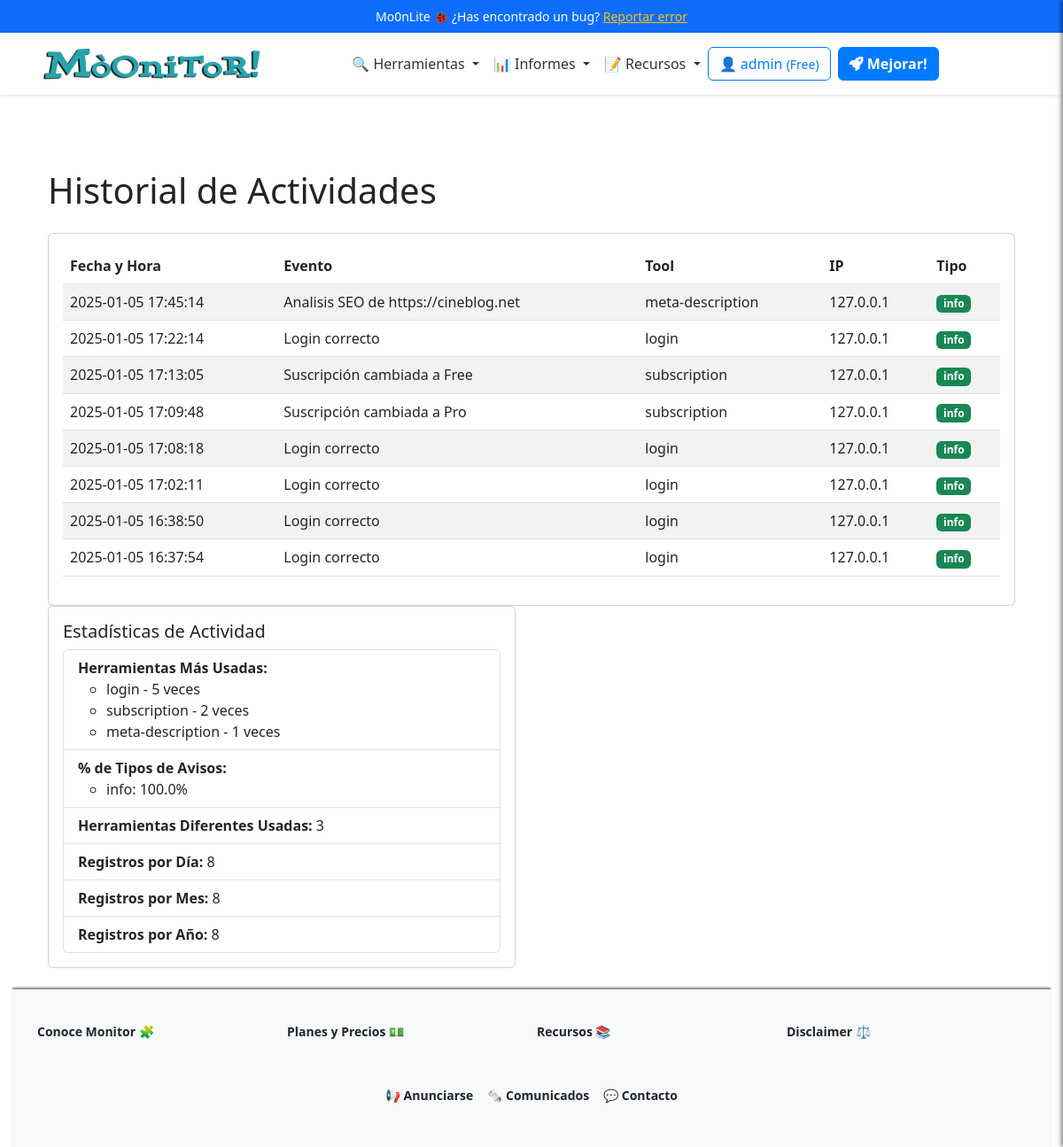
Page /profile/logs (signed in) on the earlier database version.
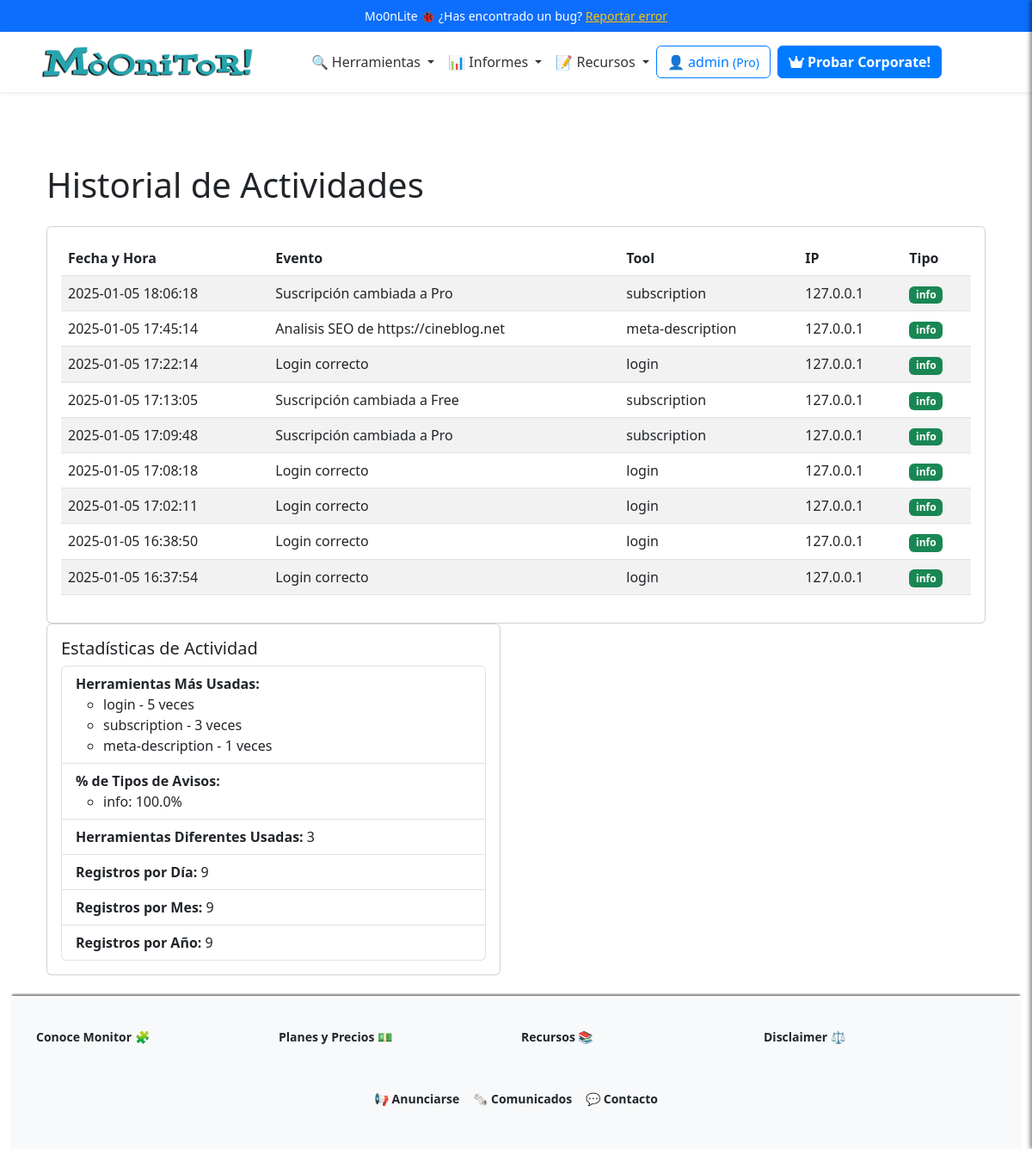
Same page on the later database version.
### app/models/user_model.py (models this page shows, shortened)
class Users(UserMixin, db.Model):
    __tablename__ = 'Users'
    id = db.Column(db.Integer, primary_key=True)
    username = db.Column(db.String(80), unique=True, nullable=False)
    email = db.Column(db.String(120), unique=True, nullable=False)
    password_hash = db.Column(db.String(255), nullable=False)
    token = db.Column(db.String(255), index=True, unique=True)
    active = db.Column(db.Boolean, default=False)
    registered_on = db.Column(db.DateTime,
                              nullable=False,
                              default=datetime.datetime.utcnow)
    config = db.Column(JSONType)
    role = db.Column(db.String(20), nullable=False, default='usuario')
    subscription_plan = db.Column(Enum('Free',
                                       'Pro',
                                       'Corporate',
                                       name='subscription_plans'),
                                  default='Free')
    subscription_currency = db.Column(
        db.String(3), default='EUR')  # ISO currency codes (e.g., USD, EUR)
    subscription_expiration = db.Column(db.DateTime, nullable=True)
    subscription_frequency = db.Column(Enum('Monthly',
                                            'Annually',
                                            name='subscription_frequency'),
                                       default='Monthly')
    primary_payment = db.Column(JSONType, nullable=True)  # IBAN, SWIFT, etc.
    secondary_payment = db.Column(JSONType, nullable=True)
    transactions = db.relationship('Transaction', backref='user', lazy=True)
    def is_subscription_active(self):
        if not self.subscription_expiration:
            return False
        return self.subscription_expiration > datetime.datetime.utcnow()

class UserLog(db.Model):
    __tablename__ = 'UserLogs'
    id = db.Column(db.Integer, primary_key=True)
    user_id = db.Column(db.Integer, db.ForeignKey('Users.id'), nullable=False)
    username = db.Column(db.String(80), nullable=False)
    event = db.Column(db.String(255),
                      nullable=False)  # Description of the event
    tool = db.Column(db.String(255), nullable=False)  # Tool used
    timestamp = db.Column(db.DateTime,
                          nullable=False,
                          default=datetime.datetime.utcnow)
    ip_address = db.Column(db.String(45), nullable=False)  # Supports IPv4/IPv6
    log_type = db.Column(Enum('info', 'warn', 'err', name='log_types'),
                         nullable=False)

### app/views/user_views.py (the view)
@app.route('/profile/logs')
@login_required
def view_logs():
    breadcrumbs = [{
        'url': '/profile',
        'text': 'Perfil'
    }, {
        'url': '/profile/logs',
        'text': 'Historial de Actividades'
    }]
    logs = UserLog.query.filter_by(user_id=current_user.id).order_by(
        UserLog.timestamp.desc()).all()
    stats = calculate_log_statistics(logs)
    return render_template('user/view_logs.html',
                           logs=logs,
                           stats=stats,
                           breadcrumbs=breadcrumbs)

### app/__init__.py (called while the page is built)
@app.context_processor
def inject_sidebar_info():
    return dict(is_admin=current_user.is_authenticated
                and current_user.role == 'admin')

@app.context_processor
def inject_breadcrumb():
    breadcrumbs = [{
        'url': '/',
        'text': 'Inicio'
    }, {
        'url': '/profile',
        'text': 'Opcion 1'
    }, {
        'url': '/profile/edit',
        'text': 'Sub opcion 1'
    }]
    return {'breadcrumbs': breadcrumbs}

@app.context_processor
def inject_grouped_tools():
    grouped_tools = {}
    for category, tools_in_category in groupby(sorted(
            tools, key=itemgetter('category')),
                                               key=itemgetter('category')):
        subcategories = {}
        for subcategory, tools_in_subcategory in groupby(
                sorted(tools_in_category, key=itemgetter('subcategory')),
                key=itemgetter('subcategory')):
            subcategories[subcategory] = list(tools_in_subcategory)
        grouped_tools[category] = subcategories
    return dict(grouped_tools=grouped_tools)

@login_manager.user_loader
def load_user(user_id):
    return Users.query.get(int(user_id))

### app/templates/user/view_logs.html (shortened to what this page needs)
{% extends 'base.html' %}
{% block content %}
<div class="container">
  <h1 class="my-4">Historial de Actividades</h1>
  <div class="card">
    <div class="card-body">
      {% if logs %}
      <table id="logsTable" class="table table-striped">
        <thead>
          <tr>
            <th>Fecha y Hora</th>
            <th>Evento</th>
            <th>Tool</th>
            <th>IP</th>
            <th>Tipo</th>
          </tr>
        </thead>
        <tbody>
          {% for log in logs %}
          <tr>
            <td>{{ log.timestamp.strftime('%Y-%m-%d %H:%M:%S') }}</td>
            <td>{{ log.event }}</td>
            <td>{{ log.tool }}</td>
            <td>{{ log.ip_address }}</td>
            <td>
              <span class="badge {% if log.log_type == 'info' %}bg-success{% elif log.log_type == 'warn' %}bg-warning{% else %}bg-danger{% endif %}">
                {{ log.log_type }}
              </span>
            </td>
          </tr>
          {% endfor %}
        </tbody>
      </table>
      {% else %}
      <p>No hay registros de actividad disponibles.</p>
      {% endif %}
    </div>
  </div>
    <div class="row mb-4">
        <div class="col-md-6">
          <div class="card">
            <div class="card-body">
              <h5 class="card-title">Estadísticas de Actividad</h5>
              <ul class="list-group">
                <li class="list-group-item">
                  <strong>Herramientas Más Usadas:</strong>
                  <ul>
                    {% for tool, count in stats['most_used_tools'] %}
                    <li>{{ tool }} - {{ count }} veces</li>
                    {% endfor %}
                  </ul>
                </li>
                <li class="list-group-item">
                  <strong>% de Tipos de Avisos:</strong>
                  <ul>
                    {% for log_type, percentage in stats['log_type_percentages'].items() %}
                    <li>{{ log_type }}: {{ percentage|round(2) }}%</li>
                    {% endfor %}
                  </ul>
                </li>
                <li class="list-group-item">
                  <strong>Herramientas Diferentes Usadas:</strong> {{ stats['unique_tools'] }}
                </li>
                <li class="list-group-item">
                  <strong>Registros por Día:</strong> {{ stats['logs_per_day'] }}
                </li>
                <li class="list-group-item">
                  <strong>Registros por Mes:</strong> {{ stats['logs_per_month'] }}
                </li>
                <li class="list-group-item">
                  <strong>Registros por Año:</strong> {{ stats['logs_per_year'] }}
                </li>
              </ul>
            </div>
          </div>
        </div>
      </div>
</div>
{% endblock %}

### app/templates/inc/navbar.html (shortened to what this page needs)
<nav class="navbar navbar-expand-lg navbar-light bg-white shadow-sm">
  <div class="container">
    <a class="navbar-brand mx-auto" href="{{ url_for('index') }}">
      <img src="{{ url_for('static', filename='logo.png') }}" alt="Logo" height="50"
        class="d-inline-block align-text-top">
    </a>
    <div class="collapse navbar-collapse justify-content-center" id="navbarNav">
      <ul class="navbar-nav align-items-center">
        <li class="nav-item dropdown">
          <a class="nav-link dropdown-toggle" href="#" id="domainDnsDropdown" role="button" data-bs-toggle="dropdown"
            aria-expanded="false">
            🔍 Herramientas
          </a>
        </li>
        <li class="nav-item dropdown">
          <a class="nav-link dropdown-toggle" href="#" id="domainDnsDropdown" role="button" data-bs-toggle="dropdown"
            aria-expanded="false">
            📊 Informes
          </a>
        </li>
        <li class="nav-item dropdown">
          <a class="nav-link dropdown-toggle" href="#" id="domainDnsDropdown" role="button" data-bs-toggle="dropdown"
            aria-expanded="false">
            📝 Recursos
          </a>
        </li>
      </ul>
    <div class="d-flex flex-column flex-sm-row align-items-center justify-content-center ms-0 mb-3 mt-3">
      {% if current_user.is_authenticated %}
          <a href="/dashboard" class="btn btn-outline-primary mb-2 mb-sm-0 me-sm-2">
              <span class="item-responsive">👤 {{ current_user.username }}
                  <small>({{ current_user.subscription_plan }})</small>
              </span>
          </a>
          {% if current_user.subscription_plan == "Free" %}
              <a class="btn btn-primary mb-2 mb-sm-0 me-sm-2 text-decoration-none fw-semibold" href="{{ url_for('edit_subscription') }}">
                  <i class="fa-solid fa-rocket"></i> Mejorar!
              </a>
          {% elif current_user.subscription_plan == "Pro" %}
              <a class="btn btn-primary mb-2 mb-sm-0 me-sm-2 text-decoration-none fw-semibold" href="{{ url_for('edit_subscription') }}">
                  <i class="fa-solid fa-crown"></i> Probar Corporate!
              </a>
          {% endif %}
      {% endif %}
  </div>
    </div>
  </div>
</nav>

Differences in the rows shown:
no longer on one of the page's lists (row unchanged): UserLog: tool "subscription"
changed Users "admin": subscription_plan "Free" → "Pro"
added UserLog: timestamp "2025-01-05 18:06:18", event "Suscripción cambiada a Pro", tool "subscription", ip_address "127.0.0.1", log_type "info", count "3"
Other differences:
{{ stats['logs_per_day'] }}: "8" → "9"
{{ stats['logs_per_month'] }}: "8" → "9"
{{ stats['logs_per_year'] }}: "8" → "9"
text no longer shown: "Mejorar!"
text now shown: "Probar Corporate!"
